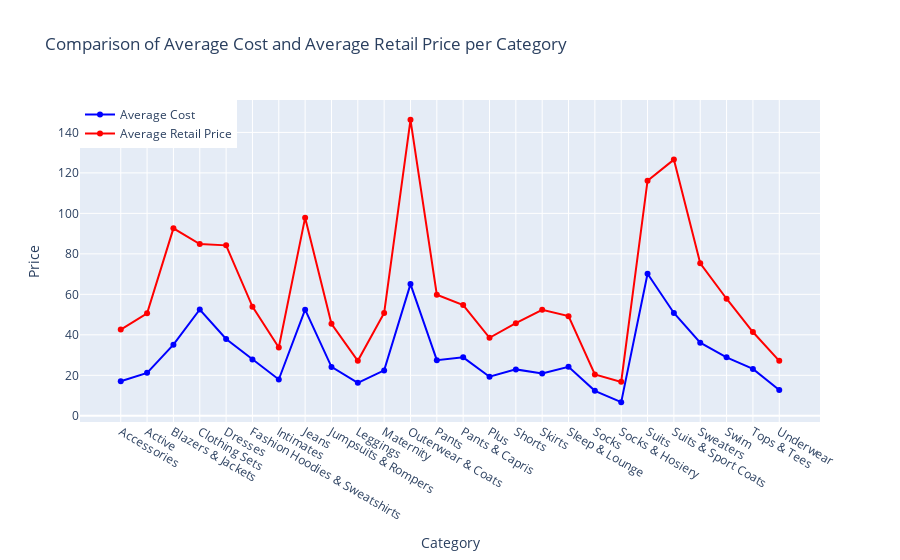

The notebook cell saved with this chart:
### Code cell
# Group by category and calculate the average cost and retail price
avg_cost_per_category = products.groupby('category')['cost'].mean().reset_index()
avg_retail_price_per_category = products.groupby('category')['retail_price'].mean().reset_index()

# Sort the DataFrames in alphabetical order of categories
avg_cost_per_category_sorted = avg_cost_per_category.sort_values(by='category')
avg_retail_price_per_category_sorted = avg_retail_price_per_category.sort_values(by='category')

# Create line traces for average cost and retail price
trace_cost = go.Scatter(x=avg_cost_per_category_sorted['category'], y=avg_cost_per_category_sorted['cost'],
                        mode='lines+markers', name='Average Cost', marker=dict(color='blue'))
trace_retail_price = go.Scatter(x=avg_retail_price_per_category_sorted['category'], y=avg_retail_price_per_category_sorted['retail_price'],
                                mode='lines+markers', name='Average Retail Price', marker=dict(color='red'))

# Create figure
fig_line = go.Figure(data=[trace_cost, trace_retail_price])

# Update layout
fig_line.update_layout(title='Comparison of Average Cost and Average Retail Price per Category',
                       xaxis_title='Category',
                       yaxis_title='Price',
                       legend=dict(x=0, y=1, traceorder='normal'))

# Show plot
fig_line.show()

### Figure 1 — Plotly figure (JSON) as saved in the notebook; plotly's stock layout.template omitted (floating-point values rounded to 4 significant figures)
{"data": [{"marker": {"color": "blue"}, "mode": "lines+markers", "name": "Average Cost", "type": "scatter", "x": ["Accessories", "Active", "Blazers & Jackets", "Clothing Sets", "Dresses", "Fashion Hoodies & Sweatshirts", "Intimates", "Jeans", "Jumpsuits & Rompers", "Leggings", "Maternity", "Outerwear & Coats", "Pants", "Pants & Capris", "Plus", "Shorts", "Skirts", "Sleep & Lounge", "Socks", "Socks & Hosiery", "Suits", "Suits & Sport Coats", "Sweaters", "Swim", "Tops & Tees", "Underwear"], "y": [17.08, 21.22, 35.11, 52.51, 37.93, 27.81, 17.92, 52.44, 24.15, 16.28, 22.42, 65.06, 27.46, 28.87, 19.3, 22.92, 20.86, 24.23, 12.32, 6.737, 70.18, 50.8, 36.09, 28.89, 23.16, 12.77]}, {"marker": {"color": "red"}, "mode": "lines+markers", "name": "Average Retail Price", "type": "scatter", "x": ["Accessories", "Active", "Blazers & Jackets", "Clothing Sets", "Dresses", "Fashion Hoodies & Sweatshirts", "Intimates", "Jeans", "Jumpsuits & Rompers", "Leggings", "Maternity", "Outerwear & Coats", "Pants", "Pants & Capris", "Plus", "Shorts", "Skirts", "Sleep & Lounge", "Socks", "Socks & Hosiery", "Suits", "Suits & Sport Coats", "Sweaters", "Swim", "Tops & Tees", "Underwear"], "y": [42.6, 50.62, 92.6, 84.84, 84.2, 53.92, 33.71, 97.89, 45.42, 27.15, 50.8, 146.2, 59.81, 54.71, 38.51, 45.77, 52.33, 49.23, 20.42, 16.76, 116.2, 126.6, 75.32, 57.83, 41.38, 27.16]}], "layout": {"legend": {"traceorder": "normal", "x": 0, "y": 1}, "title": {"text": "Comparison of Average Cost and Average Retail Price per Category"}, "xaxis": {"title": {"text": "Category"}}, "yaxis": {"title": {"text": "Price"}}}}
